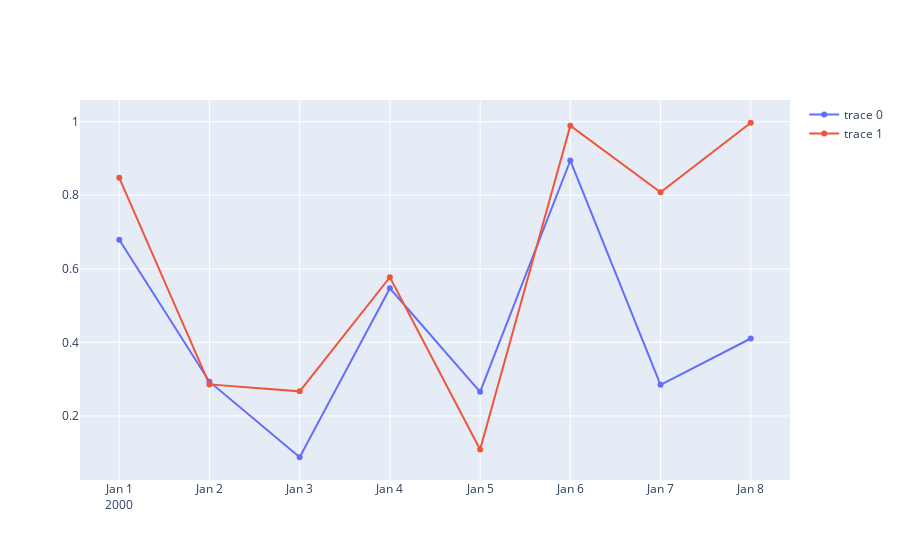

Write notebook code for a chart like this one.
### Code cell
# plot two chart on top of each other with plotly

import plotly.graph_objects as go

dates = pd.date_range('1/1/2000', periods=8)

# np.random.rand(8, 4) >> matrix 8 by 4
df = pd.DataFrame(np.random.rand(8, 4), index=dates, columns=['Open', 'High', 'Low', 'Close'])

fig = go.Figure()
# Create and style traces

# fig.add_trace(go.Scatter(x=df['Time'], y=df['SMA']))

fig.add_trace(go.Scatter(x=df.index, y=df['Open']))
fig.add_trace(go.Scatter(x=df.index, y=df['Close']))

fig.show()

### Figure 1 — Plotly figure (JSON) as saved in the notebook; plotly's stock layout.template omitted (floating-point values rounded to 4 significant figures)
{"data": [{"type": "scatter", "x": ["2000-01-01T00:00:00", "2000-01-02T00:00:00", "2000-01-03T00:00:00", "2000-01-04T00:00:00", "2000-01-05T00:00:00", "2000-01-06T00:00:00", "2000-01-07T00:00:00", "2000-01-08T00:00:00"], "y": [0.6791, 0.2931, 0.08762, 0.5471, 0.2654, 0.8944, 0.2847, 0.4104]}, {"type": "scatter", "x": ["2000-01-01T00:00:00", "2000-01-02T00:00:00", "2000-01-03T00:00:00", "2000-01-04T00:00:00", "2000-01-05T00:00:00", "2000-01-06T00:00:00", "2000-01-07T00:00:00", "2000-01-08T00:00:00"], "y": [0.8474, 0.2857, 0.2667, 0.5771, 0.1087, 0.9888, 0.808, 0.997]}], "layout": {}}
